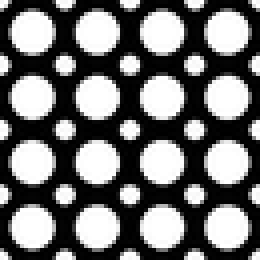
#> input picture pages/projects/computer-vision/442-hw2-main/polka.png, 65 x 65 px, shrunk from 128 x 128 before the run (shown 4 times larger)
$ python blob_detection.py
#> lines starting #> are read from the running program, lines starting #| are printed output that depends on the picture
### pages/projects/computer-vision/442-hw2-main/common.py
import numpy as np
from matplotlib import pyplot as plt
from PIL import Image


def read_img(path, greyscale=True):
#> called with path = 'polka.png', greyscale = True
    img = Image.open(path)
#> img is the input picture: PIL image 65x65 L; min 0, max 255, mean 114.9
    if greyscale:
        img = img.convert('L')
    else:
        img = img.convert('RGB')
    return np.array(img).astype(float)


# [7 lines left out: function save_img, not called in this run]


def find_maxima(scale_space, k_xy=5, k_s=1):
    """
    Extract the peak x,y locations from scale space

    Input
      scale_space: Scale space of size HxWxS
      k: neighborhood in x and y
      ks: neighborhood in scale

    Output
      list of (x,y) tuples; x<W and y<H
    """
    if len(scale_space.shape) == 2:
        scale_space = scale_space[:, :, None]

    H, W, S = scale_space.shape
    maxima = []
    for i in range(H):
        for j in range(W):
            for s in range(S):
                # extracts a local neighborhood of max size
                # (2k_xy+1, 2k_xy+1, 2k_s+1)
                neighbors = scale_space[max(0, i - k_xy):min(i + k_xy + 1, H),
                                        max(0, j - k_xy):min(j + k_xy + 1, W),
                                        max(0, s - k_s):min(s + k_s + 1, S)]
                mid_pixel = scale_space[i, j, s]
                num_neighbors = np.prod(neighbors.shape) - 1
                # if mid_pixel > all the neighbors; append maxima
                if np.sum(mid_pixel < neighbors) == num_neighbors:
                    maxima.append((i, j, s))
    return maxima


def visualize_scale_space(scale_space, min_sigma, k, file_path=None):
    """
    Visualizes the scale space

    Input
      scale_space: scale space of size HxWxS
      min_sigma: the minimum sigma used
      k: the sigma multiplier
    """
    if len(scale_space.shape) == 2:
        scale_space = scale_space[:, :, None]
    H, W, S = scale_space.shape

    # number of subplots
    p_h = int(np.floor(np.sqrt(S)))
    p_w = int(np.ceil(S / p_h))
    for i in range(S):
        plt.subplot(p_h, p_w, i + 1)
        plt.axis('off')
        plt.title('{:.1f}:{:.1f}'.format(min_sigma * k**i,
                                         min_sigma * k**(i + 1)))
        plt.imshow(scale_space[:, :, i])

    # plot or save to fig
    if file_path:
        plt.savefig(file_path, dpi=300)
    else:
        plt.show()


def visualize_maxima(image, maxima, min_sigma, k, file_path=None):
    """
    Visualizes the maxima on a given image

    Input
      image: image of size HxW
      maxima: list of (x,y) tuples; x<W, y<H
      file_path: path to save image. if None, display to screen
    Output-   None
    """
    H, W = image.shape
    fig, ax = plt.subplots(1)
    ax.imshow(image)
    for maximum in maxima:
        y, x, s = maximum
        assert x < W and y < H and x >= 0 and y >= 0
        radius = np.sqrt(2) * min_sigma * (k**s)
        # radius = 1
        circ = plt.Circle((x, y), radius, color='r', fill=False)
        ax.add_patch(circ)

    if file_path:
        plt.savefig(file_path)
    else:
        plt.show()

### pages/projects/computer-vision/442-hw2-main/blob_detection.py
import os

import numpy as np
import scipy.ndimage
# Use scipy.ndimage.convolve() for convolution.
# Use same padding (mode = 'reflect'). Refer docs for further info.

from common import (find_maxima, read_img, visualize_maxima,
                    visualize_scale_space)


def gaussian_filter(image, sigma):
    """
    Given an image, apply a Gaussian filter with the input kernel size
    and standard deviation

    Input
      image: image of size HxW
      sigma: scalar standard deviation of Gaussian Kernel

    Output
      Gaussian filtered image of size HxW
    """
#> called with sigma = 1
    H, W = image.shape
#> H = 65; W = 65
    # -- good heuristic way of setting kernel size
    kernel_size = int(2 * np.ceil(2 * sigma) + 1)
    # Ensure that the kernel size isn't too big and is odd
    kernel_size = min(kernel_size, min(H, W) // 2)
#> kernel_size = 5
    if kernel_size % 2 == 0:
        kernel_size = kernel_size + 1
    # TODO implement gaussian filtering of size kernel_size x kernel_size
    # Similar to Corner detection, use scipy's convolution function.
    # Again, be consistent with the settings (mode = 'reflect').
    gaussian_kernel = np.exp(-0.5 * (np.arange(-kernel_size, kernel_size+1)**2) / (sigma**2))
    gaussian_kernel /= np.sum(gaussian_kernel)
    output = scipy.ndimage.convolve(image, gaussian_kernel[np.newaxis, :], mode='reflect')
    output = scipy.ndimage.convolve(output, gaussian_kernel[:, np.newaxis], mode='reflect')
    return output


def main():
    image = read_img('polka.png')
    # import pdb; pdb.set_trace()
    # Create directory for polka_detections
    if not os.path.exists("./polka_detections"):
        os.makedirs("./polka_detections")

    # -- TODO Task 8: Single-scale Blob Detection --

    # (a), (b): Detecting Polka Dots
    # First, complete gaussian_filter()
    print("Detecting small polka dots")
    # -- Detect Small Circles
    sigma_1, sigma_2 = 1, 2
    gauss_1 = gaussian_filter(image, sigma_1)  # to implement
    gauss_2 = gaussian_filter(image, sigma_2)  # to implement

    # calculate difference of gaussians
    DoG_small = gauss_2 - gauss_1  # to implement

    # visualize maxima
    maxima = find_maxima(DoG_small, k_xy=10)
#> after the loop in find_maxima, `for i in range(H):`: maxima = 25 items, first 6: (0, 0, 0), (0, 16, 0), (0, 32, 0), (0, 48, 0), (0, 64, 0), (16, 0, 0)
    visualize_scale_space(DoG_small, sigma_1, sigma_2 / sigma_1,
                          './polka_detections/polka_small_DoG.png')
#> in visualize_scale_space, `H, W, S = scale_space.shape`: H = 65; S = 1
    visualize_maxima(image, maxima, sigma_1, sigma_2 / sigma_1,
                     './polka_detections/polka_small.png')
#> in visualize_maxima, `H, W = image.shape`: H = 65
#> the loop in visualize_maxima, `for maximum in maxima:` made 25 passes
#> (maximum, y, x) on passes 1 to 12: ((0, 0, 0), 0, 0), ((0, 16, 0), 0, 16), ((0, 32, 0), 0, 32), ((0, 48, 0), 0, 48), ((0, 64, 0), 0, 64), ((16, 0, 0), 16, 0), ((16, 16, 0), 16, 16), ((16, 32, 0), 16, 32), ((16, 48, 0), 16, 48), ((16, 64, 0), 16, 64), ((32, 0, 0), 32, 0), ((32, 16, 0), 32, 16)

    # -- Detect Large Circles
    print("Detecting large polka dots")
    sigma_1, sigma_2 = 4, 8
    gauss_1 = gaussian_filter(image, sigma_1)  # to implement
    gauss_2 = gaussian_filter(image, sigma_2)  # to implement


    # calculate difference of gaussians
    DoG_large = gauss_2 - gauss_1  # to implement
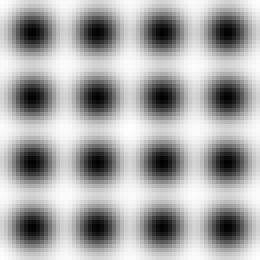
#> DoG_large: shape (65, 65) float64 (shown 4 times larger); min -49.31, max 24.79, mean 0; drawn with min black and max white

    # visualize maxima
    # Value of k_xy is a sugguestion; feel free to change it as you wish.
    maxima = find_maxima(DoG_large, k_xy=10)
#> maxima = [(8, 8, 0), (8, 24, 0), (8, 40, 0), (8, 56, 0), (24, 8, 0), (24, 24, 0), (24, 40, 0), (24, 56, 0), (40, 8, 0), (40, 24, 0), (40, 40, 0), (40, 56, 0), (56, 8, 0), (56, 24, 0), (56, 40, 0), (56, 56, 0)]
    visualize_scale_space(DoG_large, sigma_1, sigma_2 / sigma_1,
                          './polka_detections/polka_large_DoG.png')
    visualize_maxima(image, maxima, sigma_1, sigma_2 / sigma_1,
                     './polka_detections/polka_large.png')
#> the loop in visualize_maxima (call 2), `for maximum in maxima:` made 16 passes
#> (maximum, y, x) on passes 1 to 12: ((8, 8, 0), 8, 8), ((8, 24, 0), 8, 24), ((8, 40, 0), 8, 40), ((8, 56, 0), 8, 56), ((24, 8, 0), 24, 8), ((24, 24, 0), 24, 24), ((24, 40, 0), 24, 40), ((24, 56, 0), 24, 56), ((40, 8, 0), 40, 8), ((40, 24, 0), 40, 24), ((40, 40, 0), 40, 40), ((40, 56, 0), 40, 56)


    # # -- TODO Task 9: Cell Counting --
    print("Detecting cells")
    image = read_img('cells/005cell.png')
#> call 2 of read_img, with path = 'cells/005cell.png', greyscale = True
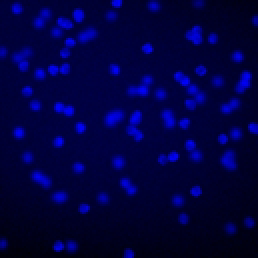
#> input picture pages/projects/computer-vision/442-hw2-main/cells/005cell.png, 129 x 129 px, shrunk from 256 x 256 before the run (shown 2 times larger)
#> in read_img, img is the input picture: PIL image 129x129 RGB; mean R, G, B 0.4, 0.4, 64.9
#> in read_img (call 2), `img = img.convert('L')`:
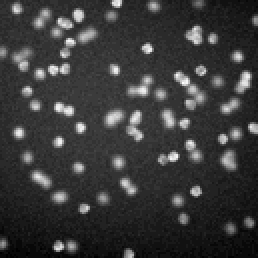
#> img: PIL image 129x129 L (shown 2 times larger); min 1, max 31, mean 7.8; drawn with min black and max white
    sigma_1, sigma_2 = 6, 12
    gauss_1 = gaussian_filter(image, sigma_1)  # to implement
#> in gaussian_filter (call 5), `H, W = image.shape`: H = 129
#> in gaussian_filter (call 5), `kernel_size = min(kernel_size, min(H, W) // 2)`: kernel_size = 25
#> in gaussian_filter (call 5), `output = scipy.ndimage.convolve(output, gaussian_kernel[:, np.newaxis]..`:
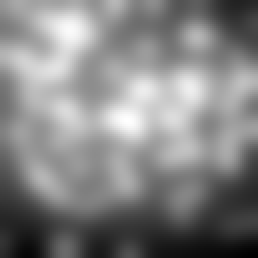
#> output: shape (129, 129) float64 (shown 2 times larger); min 2.33, max 12.8, mean 7.76; drawn with min black and max white
    gauss_2 = gaussian_filter(image, sigma_2)  # to implement

    # calculate difference of gaussians
    DoG_small = gauss_2 - gauss_1  # to implement
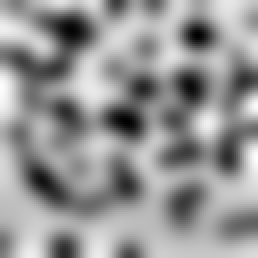
#> DoG_small: shape (129, 129) float64 (shown 2 times larger); min -2.26, max 1.61, mean 4.59e-16; drawn with min black and max white

    # visualize maxima
    maxima = find_maxima(DoG_small, k_xy=10)
#> maxima = 24 items, first 6: (0, 8, 0), (0, 58, 0), (0, 77, 0), (10, 128, 0), (14, 35, 0), (17, 98, 0)
    print(len(maxima))
#| 24
    visualize_scale_space(DoG_small, sigma_1, sigma_2 / sigma_1,
                          './cell_detections/005cell_DoG.png')
#> call 3 of visualize_scale_space, with min_sigma = 6, k = 2, file_path = './cell_detections/005cell_DoG.png'
#> in visualize_scale_space (call 3), `H, W, S = scale_space.shape`: H = 129
#> in visualize_scale_space (call 3), `plt.savefig(file_path, dpi=300)`:
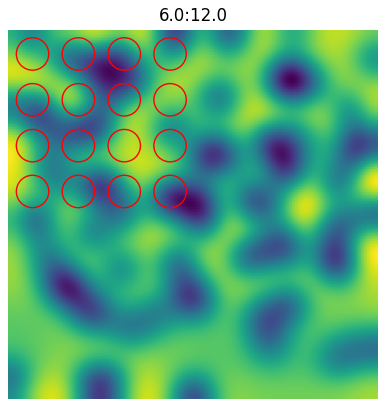
#> figure drawn by matplotlib, 1 panel
    visualize_maxima(image, maxima, sigma_1, sigma_2 / sigma_1,
                     './cell_detections/005cell.png')
#> call 3 of visualize_maxima, with min_sigma = 6, k = 2, file_path = './cell_detections/005cell.png'
#> the loop in visualize_maxima (call 3), `for maximum in maxima:` made 24 passes
#> (maximum, y, x) on passes 1 to 12: ((0, 8, 0), 0, 8), ((0, 58, 0), 0, 58), ((0, 77, 0), 0, 77), ((10, 128, 0), 10, 128), ((14, 35, 0), 14, 35), ((17, 98, 0), 17, 98), ((24, 73, 0), 24, 73), ((30, 11, 0), 30, 11), ((34, 27, 0), 34, 27), ((40, 122, 0), 40, 122), ((43, 95, 0), 43, 95), ((44, 71, 0), 44, 71)
#> in visualize_maxima (call 3), `plt.savefig(file_path)`:
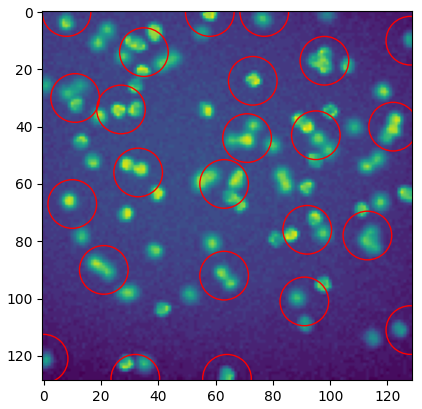
#> figure drawn by matplotlib, 1 panel

    print("Detecting cells")
    image = read_img('cells/006cell.png')
    sigma_1, sigma_2 = 5, 10
    gauss_1 = gaussian_filter(image, sigma_1)  # to implement
    gauss_2 = gaussian_filter(image, sigma_2)  # to implement

    # calculate difference of gaussians
    DoG_small = gauss_2 - gauss_1  # to implement

    # visualize maxima
    maxima = find_maxima(DoG_small, k_xy=10)
    print(len(maxima))
    visualize_scale_space(DoG_small, sigma_1, sigma_2 / sigma_1,
                          './cell_detections/006cell_DoG.png')
    visualize_maxima(image, maxima, sigma_1, sigma_2 / sigma_1,
                     './cell_detections/006cell.png')

    print("Detecting cells")
    image = read_img('cells/007cell.png')
    sigma_1, sigma_2 = 5, 10
    gauss_1 = gaussian_filter(image, sigma_1)  # to implement
    gauss_2 = gaussian_filter(image, sigma_2)  # to implement

    # calculate difference of gaussians
    DoG_small = gauss_2 - gauss_1  # to implement

    # visualize maxima
    maxima = find_maxima(DoG_small, k_xy=10)
    print(len(maxima))
    visualize_scale_space(DoG_small, sigma_1, sigma_2 / sigma_1,
                          './cell_detections/007cell_DoG.png')
    visualize_maxima(image, maxima, sigma_1, sigma_2 / sigma_1,
                     './cell_detections/007cell.png')


    print("Detecting cells")
    image = read_img('cells/008cell.png')
    sigma_1, sigma_2 = 5, 10
    gauss_1 = gaussian_filter(image, sigma_1)  # to implement
    gauss_2 = gaussian_filter(image, sigma_2)  # to implement

    # calculate difference of gaussians
    DoG_small = gauss_2 - gauss_1  # to implement

    # visualize maxima
    maxima = find_maxima(DoG_small, k_xy=10)
    print(len(maxima))
    visualize_scale_space(DoG_small, sigma_1, sigma_2 / sigma_1,
                          './cell_detections/008cell_DoG.png')
    visualize_maxima(image, maxima, sigma_1, sigma_2 / sigma_1,
                     './cell_detections/008cell.png')

    # Detect the cells in any four (or more) images from vgg_cells
    # Create directory for cell_detections
    if not os.path.exists("./cell_detections"):
        os.makedirs("./cell_detections")


if __name__ == '__main__':
#> (the run stopped early here; a loop or call above may not have finished)
